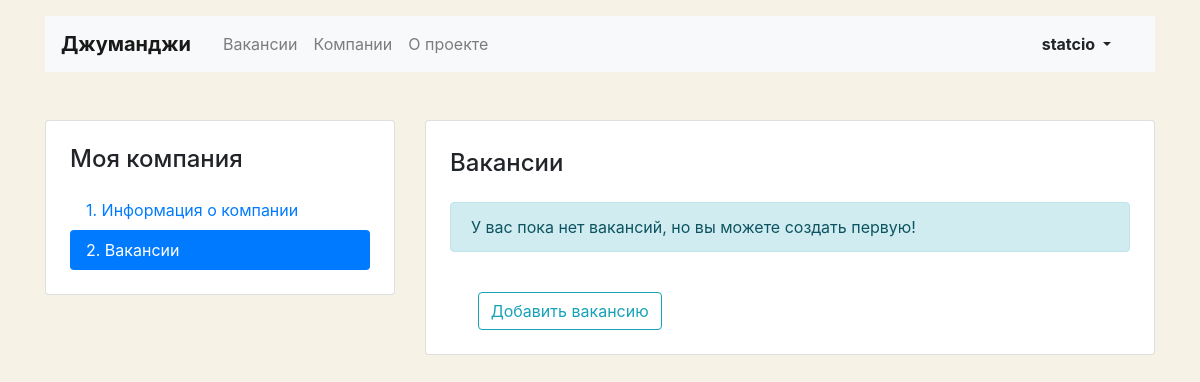
The app's page /mycompany/vacancies (signed in), older data.
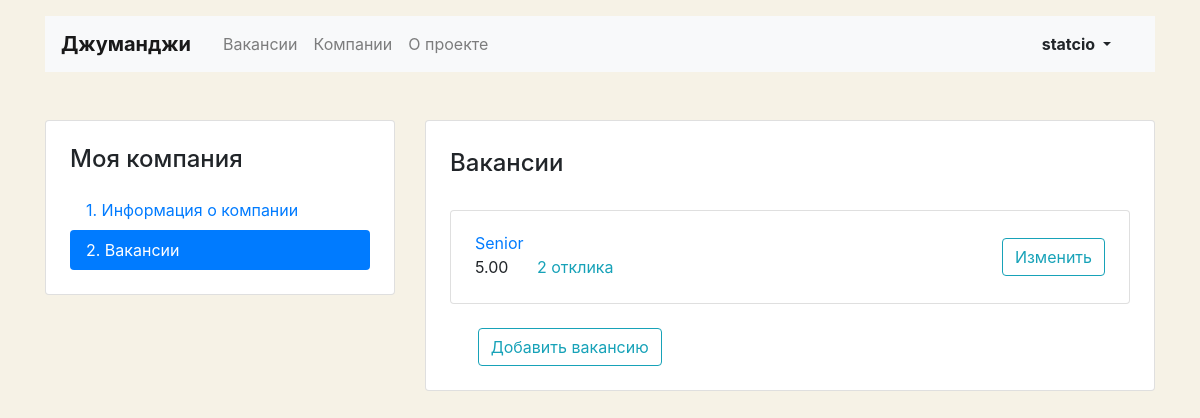
The same page, newer data.
### vacancies/models.py (models this page shows, shortened)
class Vacancy(models.Model):
    title = models.CharField(max_length=15)
    specialty = models.ForeignKey(Specialty, related_name="vacancies", on_delete=models.CASCADE)
    company = models.ForeignKey(Company, related_name="vacancies", on_delete=models.CASCADE)
    skills = models.CharField(max_length=225)
    description = models.TextField()
    salary_min = models.DecimalField(max_digits=20, decimal_places=2)
    salary_max = models.DecimalField(max_digits=20, decimal_places=2)
    published_at = models.DateField(null=True)
    class Meta:
        verbose_name_plural = 'Vacancies'

### vacancies/views.py (the view)
# urls.py: path('mycompany/vacancies', views.MyCompanyVacancies.as_view(), name='mycompany_vacancies'),
class MyCompanyVacancies(View):
    def get(self, request, *args, **kwargs):
        company = Company.objects.filter(owner=request.user).first()
        vacancies = company.vacancies.annotate(count=Count('applications')) \
            .all()
        if len(vacancies) == 0:
            return render(
                request,
                'company/vacancy-list.html',
                context={
                    'title': 'У вас пока нет вакансий,'
                             ' но вы можете создать первую!',
                    'number_vacancies': len(vacancies),
                }
            )
        else:
            return render(
                request,
                'company/vacancy-list.html',
                context={
                    'companies': company,
                    'vacancies': vacancies,
                    'title': '',
                    'number_vacancies': len(vacancies),
                }
            )

### vacancies/templates/company/vacancy-list.html (shortened to what this page needs)
{% extends 'base.html' %}
{% block content %}
<main class="container mt-3 pb-5">
    <div class="row mt-5">
        <div class="col-12 col-lg-4">
            {% if request.user.company %}
            {% include 'company/mycompany-nav.html' %}
            {% endif %}
        </div>
        <div class="col-12 col-lg-8">
            <div class="card">
                <div class="card-body px-4 pb-4">
                    <section class="tab-pane fade show active">
                        <h2 class="h4 pt-2 pb-3">Вакансии</h2>
                        {% if number_vacancies == 0 %}
                        <p class="alert alert-info" role="alert">
                            {{ title }}
                        </p>
                        {% endif %}
                        {% for vacancy in vacancies %}
                        <div class="card mt-3">
                            <div class="card-body px-4">
                                <div class="row align-items-center">
                                    <div class="col-6 col-lg-8">
                                        <a href="vacancies/{{ vacancy.id }}" class="mb-1">{{ vacancy.title }} </a>
                                        <p class="mb-1">
                                            <span class="mr-4">{{ vacancy.salary_max }}</span>
                                            <a href="vacancies/{{ vacancy.id }}" class="text-info">{{ vacancy.count }}
                                                отклика</a>
                                        </p>
                                    </div>
                                    <div class="col-6 col-lg-4 text-right">
                                        <a href="vacancies/{{ vacancy.id }}" class="btn btn-outline-info">Изменить</a>
                                    </div>
                                </div>
                            </div>
                        </div>
                        {% endfor %}
                        <div class="col-lg-4 pt-4 text-right">
                            <a href="{% url 'mycompany_vacancy_create' %}" class="btn btn-outline-info">Добавить
                                вакансию</a>
                        </div>
                    </section>
                </div>
            </div>
        </div>
    </div>
</main>
{% endblock %}

Row changes from the older to the newer data that the page shows:
added Vacancy: title "Senior", salary_max "5.00", count "2"
Text that changed along with them:
{{ title }}: "У вас пока нет вакансий, но вы можете создать первую!" → (not shown)
